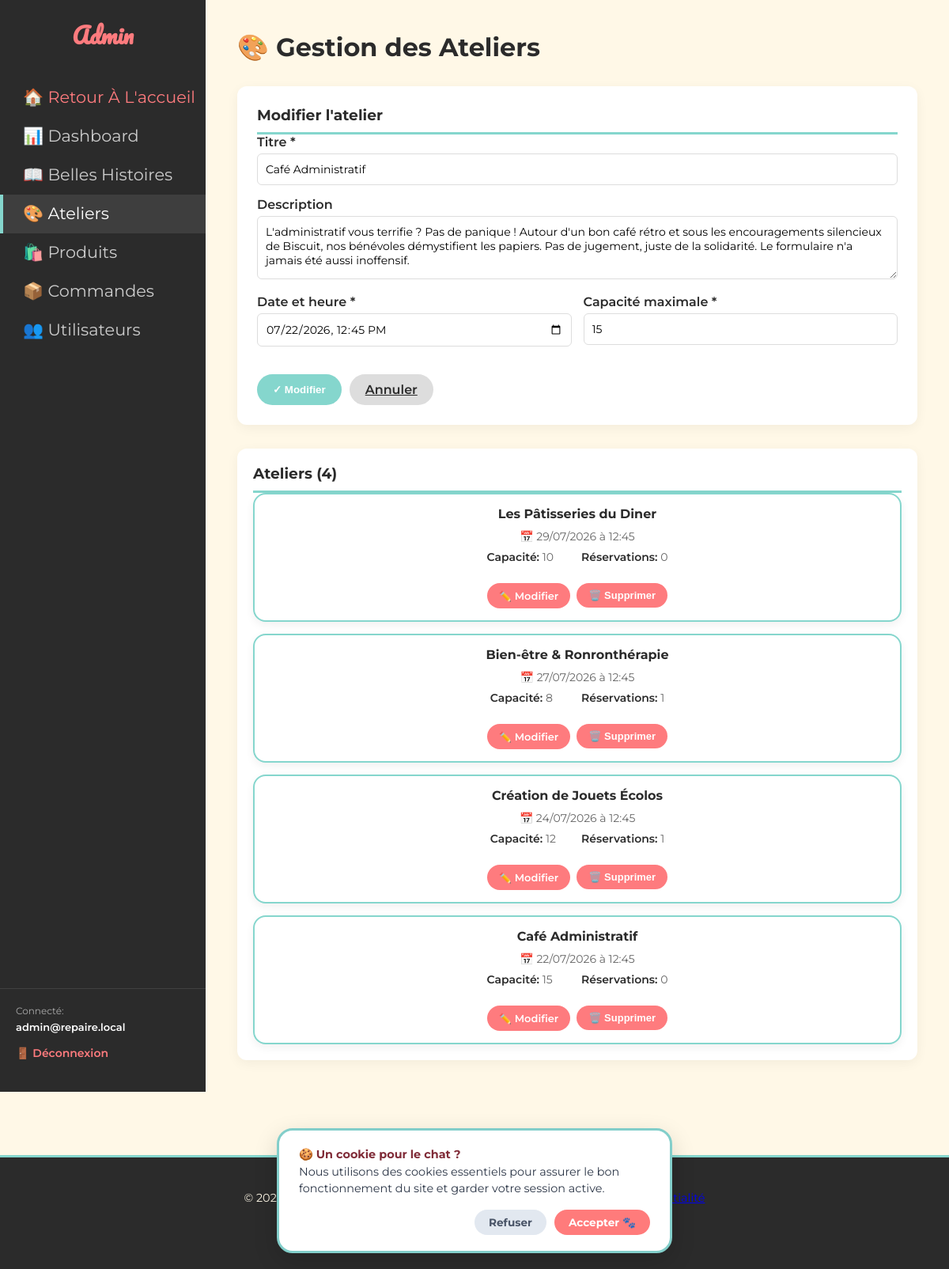
Screenshot of /admin/ateliers.php?edit=21 (signed in) with the database file from the repository.
### tables this page shows
CREATE TABLE `ateliers` (
  `id` int NOT NULL AUTO_INCREMENT,
  `titre` varchar(150) NOT NULL,
  `description` text,
  `image` varchar(255) GENERATED ALWAYS AS (`image_url`) STORED,
  `image_url` varchar(255) DEFAULT NULL,
  `date_heure` datetime NOT NULL,
  `capacite_max` int NOT NULL,
  `admin_id` int NOT NULL,
  `type` varchar(100) DEFAULT NULL,
  PRIMARY KEY (`id`),
  KEY `fk_ateliers_admin` (`admin_id`),
  KEY `idx_ateliers_date_heure` (`date_heure`),
  CONSTRAINT `fk_ateliers_admin` FOREIGN KEY (`admin_id`) REFERENCES `admin_users` (`id`) ON DELETE RESTRICT ON UPDATE CASCADE,
  CONSTRAINT `chk_ateliers_capacite` CHECK ((`capacite_max` > 0))
);

### public/admin/ateliers.php (the view, shortened to what this page needs)
<?php
$pdo = getPDO();
$edit_atelier = null;
if (isset($_GET['edit'])) {
    $edit_id = (int)$_GET['edit'];
    $stmt = $pdo->prepare('SELECT * FROM ateliers WHERE id = ?');
    $stmt->execute([$edit_id]);
    $edit_atelier = $stmt->fetch();
}
$stmt = $pdo->query('SELECT id, titre, date_heure, capacite_max FROM ateliers ORDER BY date_heure DESC');
$ateliers = $stmt->fetchAll();
$reservations_count = [];
foreach ($ateliers as $atelier) {
    $stmt = $pdo->prepare('SELECT COUNT(*) FROM reservations_ateliers WHERE atelier_id = ?');
    $stmt->execute([$atelier['id']]);
    $reservations_count[$atelier['id']] = $stmt->fetchColumn();
}
?>
<!DOCTYPE html>
<html lang="fr">
<head>
    <link rel="stylesheet" href="../css/style.css">
</head>
<body>
    <div class="admin-container">
        <aside class="admin-sidebar">
            <div>
                <h2>Admin</h2>
                <nav>
                    <a href="../index.php" style="color: #FE7B7E !important;">🏠 Retour à l'accueil</a>
                    <a href="dashboard.php">📊 Dashboard</a>
                    <a href="moderer-histoires.php">📖 Belles Histoires</a>
                    <a href="ateliers.php" class="active">🎨 Ateliers</a>
                    <a href="produits.php">🛍️ Produits</a>
                    <a href="commandes.php">📦 Commandes</a>
                    <a href="utilisateurs.php">👥 Utilisateurs</a>
                </nav>
            </div>
            <div style="padding: 20px; border-top: 1px solid rgba(255,255,255,0.1);">
                <p style="margin: 0 0 5px 0; font-size: 12px; color: #aaa;">Connecté:</p>
                <p style="margin: 0 0 15px 0; font-weight: 600; color: white; font-size: 13px;"><?php echo htmlspecialchars($_SESSION['admin_email'] ?? 'Admin'); ?></p>
                <a href="../logout.php" style="color: #FE7B7E !important; text-decoration: none; font-weight: 600; font-size: 14px;">🚪 Déconnexion</a>
            </div>
        </aside>
        <main class="admin-main">
            <h1>🎨 Gestion des Ateliers</h1>
            <div class="admin-form">
                <h3><?php echo $edit_atelier ? 'Modifier l\'atelier' : 'Ajouter un nouvel atelier'; ?></h3>
                <form method="POST">
                    <div class="form-group">
                        <label for="titre">Titre *</label>
                        <input type="text" id="titre" name="titre" required
                               value="<?php echo $edit_atelier ? htmlspecialchars($edit_atelier['titre']) : ''; ?>">
                    </div>
                    <div class="form-group">
                        <label for="description">Description</label>
                        <textarea id="description" name="description"><?php echo $edit_atelier ? htmlspecialchars($edit_atelier['description'] ?? '') : ''; ?></textarea>
                    </div>
                    <div style="display: grid; grid-template-columns: 1fr 1fr; gap: 15px;">
                        <div class="form-group">
                            <label for="date_heure">Date et heure *</label>
                            <input type="datetime-local" id="date_heure" name="date_heure" required
                                   value="<?php echo $edit_atelier ? date('Y-m-d\TH:i', strtotime($edit_atelier['date_heure'])) : ''; ?>">
                        </div>
                        <div class="form-group">
                            <label for="capacite_max">Capacité maximale *</label>
                            <input type="number" id="capacite_max" name="capacite_max" min="1" required
                                   value="<?php echo $edit_atelier ? $edit_atelier['capacite_max'] : ''; ?>">
                        </div>
                    </div>
                    <div class="form-actions">
                        <button type="submit" class="btn btn-primary">
                            <?php echo $edit_atelier ? '✓ Modifier' : '+ Ajouter'; ?>
                        </button>
                        <?php if ($edit_atelier): ?>
                            <a href="ateliers.php" class="btn btn-secondary">Annuler</a>
                        <?php endif; ?>
                    </div>
                </form>
            </div>
            <div style="background: white; padding: 20px; border-radius: 12px; box-shadow: 0 4px 15px rgba(0,0,0,0.05);">
                <h3 style="margin-top: 0; color: #2B2B2B; border-bottom: 3px solid #85D6CD; padding-bottom: 10px;">
                    Ateliers (<?php echo count($ateliers); ?>)
                </h3>
                <?php if (empty($ateliers)): ?>
                    <p style="color: #666; text-align: center; padding: 40px 20px;">Aucun atelier créé</p>
                <?php else: ?>
                    <div class="ateliers-grid">
                        <?php foreach ($ateliers as $atelier): ?>
                            <div class="atelier-card">
                                <div class="atelier-header">
                                    <div class="atelier-title"><?php echo htmlspecialchars($atelier['titre']); ?></div>
                                </div>
                                <div class="atelier-date">
                                    📅 <?php echo date('d/m/Y à H:i', strtotime($atelier['date_heure'])); ?>
                                </div>
                                <div class="atelier-info">
                                    <div class="info-item">
                                        <span class="info-label">Capacité:</span>
                                        <?php echo $atelier['capacite_max']; ?>
                                    </div>
                                    <div class="info-item">
                                        <span class="info-label">Réservations:</span>
                                        <?php echo $reservations_count[$atelier['id']]; ?>
                                    </div>
                                </div>
                                <div class="atelier-actions">
                                    <a href="ateliers.php?edit=<?php echo $atelier['id']; ?>" class="btn btn-edit">✏️ Modifier</a>
                                    <form method="POST" onsubmit="return confirm('Êtes-vous sûr ?');">
                                        <button type="submit" class="btn btn-edit" style="background: #FE7B7E;">🗑️ Supprimer</button>
                                    </form>
                                </div>
                            </div>
                        <?php endforeach; ?>
                    </div>
                <?php endif; ?>
            </div>
        </main>
    </div>
    <?php
    if (file_exists(__DIR__ . '/../../includes/footer.php')) {
        require_once __DIR__ . '/../../includes/footer.php';
    }
    ?>
</body>
</html>

### public/css/style.css (style rules this page uses)
:root { --creme: #FFF8E7; --vert-menthe: #85D6CD; --rose-corail: #FE7B7E; --gris-fonce: #2B2B2B; }
* { margin: 0; padding: 0; box-sizing: border-box; }
body { background-color: var(--creme); color: var(--gris-fonce); font-family: 'Montserrat', sans-serif; }
nav a { font-family: 'Pacifico', cursive !important; font-size: 1.3rem !important; font-weight: 400 !important; color: var(--rose-corail) !important; text-transform: capitalize !important; text-decoration: none !important; transition: color 0.3s ease !important; white-space: nowrap !important; display: block !important; letter-spacing: 0 !important; line-height: 1.2 !important; }
.atelier-card { flex: 1; background-color: white; padding: 40px; border-radius: 20px; box-shadow: 0 10px 20px rgba(0,0,0,0.05); display: flex; flex-direction: column; align-items: center; }
html, body, main, .page-section, .belles-histoires-section, .boutique-principale, .ateliers, .douceurs, .attente, .le-repaire, .panier-section, .boutique-hero-catalog, .boutique-section, .liste-header, .moustachus, .concept, .repaire-galerie { background-color: var(--creme) !important; }
.concept-item, .equipage-card, .projet-card, .atelier-card, .carte-histoire, .carte-produit-boutique, .carte-pensionnaire, .douceur-card, .visuel-card, .carte-panier, .categorie-preview, .formulaire-box, .panier-resume, .carte-chat, .grille-pensionnaires .carte-pensionnaire, .visuel-card .contenu-atelier { background-color: #ffffff !important; border: 2px solid var(--vert-menthe) !important; border-radius: 16px !important; box-shadow: 0 4px 12px rgba(0, 0, 0, 0.06) !important; transition: transform 0.3s ease, box-shadow 0.3s ease; }

### rows the page displays
ateliers: titre "Café Administratif", description "L'administratif vous terrifie ? Pas de panique ! Autour d'un bon café rétro et sous les encouragements silencieux de Biscuit, nos bénévoles démystifient les papiers. Pas de jugement, juste de la solidarité. Le formulaire n'a jamais été aussi inoffensif.", date_heure "07/22/2026 12:45", capacite_max "15", date_heure "22/07/2026 à 12:45", id "0"
ateliers: titre "Les Pâtisseries du Diner", date_heure "29/07/2026 à 12:45", capacite_max "10", id "0"
ateliers: titre "Bien-être & Ronronthérapie", date_heure "27/07/2026 à 12:45", capacite_max "8", id "1"
ateliers: titre "Création de Jouets Écolos", date_heure "24/07/2026 à 12:45", capacite_max "12", id "1"

### other values shown
$_SESSION['admin_email'] "admin@repaire.local"
count($ateliers) "4"
